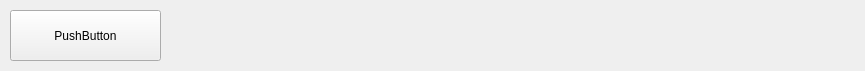
<?xml version="1.0" encoding="UTF-8"?>
<ui version="4.0">
 <class>Form</class>
 <widget class="QWidget" name="Form">
  <property name="geometry">
   <rect>
    <x>0</x>
    <y>0</y>
    <width>865</width>
    <height>71</height>
   </rect>
  </property>
  <property name="windowTitle">
   <string>Form</string>
  </property>
  <widget class="QPushButton" name="pushButton">
   <property name="geometry">
    <rect>
     <x>10</x>
     <y>10</y>
     <width>151</width>
     <height>51</height>
    </rect>
   </property>
   <property name="text">
    <string>PushButton</string>
   </property>
  </widget>
 </widget>
 <resources/>
 <connections/>
</ui>
